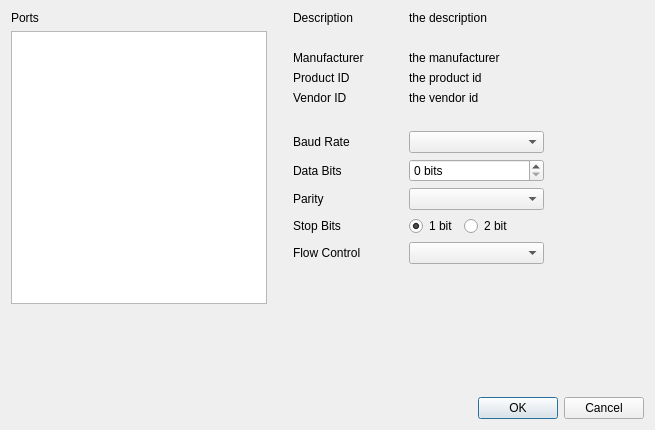
<?xml version="1.0" encoding="UTF-8"?>
<ui version="4.0">
 <class>DialogSerialLoggingPropertiesView</class>
 <widget class="QDialog" name="DialogSerialLoggingPropertiesView">
  <property name="geometry">
   <rect>
    <x>0</x>
    <y>0</y>
    <width>655</width>
    <height>430</height>
   </rect>
  </property>
  <property name="windowTitle">
   <string>Dialog</string>
  </property>
  <layout class="QVBoxLayout" name="verticalLayout_2">
   <item>
    <layout class="QHBoxLayout" name="horizontalLayout" stretch="0,0,1">
     <item>
      <layout class="QVBoxLayout" name="verticalLayout">
       <property name="sizeConstraint">
        <enum>QLayout::SizeConstraint::SetDefaultConstraint</enum>
       </property>
       <item>
        <widget class="QLabel" name="label">
         <property name="text">
          <string>Ports</string>
         </property>
        </widget>
       </item>
       <item>
        <widget class="QListWidget" name="listWidget">
         <property name="sizePolicy">
          <sizepolicy hsizetype="Expanding" vsizetype="Expanding">
           <horstretch>0</horstretch>
           <verstretch>0</verstretch>
          </sizepolicy>
         </property>
         <property name="minimumSize">
          <size>
           <width>180</width>
           <height>0</height>
          </size>
         </property>
        </widget>
       </item>
      </layout>
     </item>
     <item>
      <spacer name="horizontalSpacer">
       <property name="orientation">
        <enum>Qt::Orientation::Horizontal</enum>
       </property>
       <property name="sizeType">
        <enum>QSizePolicy::Policy::Fixed</enum>
       </property>
       <property name="sizeHint" stdset="0">
        <size>
         <width>20</width>
         <height>20</height>
        </size>
       </property>
      </spacer>
     </item>
     <item>
      <layout class="QGridLayout" name="gridLayout" columnstretch="1,0">
       <property name="sizeConstraint">
        <enum>QLayout::SizeConstraint::SetDefaultConstraint</enum>
       </property>
       <item row="9" column="1">
        <widget class="QComboBox" name="parity">
         <property name="sizePolicy">
          <sizepolicy hsizetype="Fixed" vsizetype="Fixed">
           <horstretch>0</horstretch>
           <verstretch>0</verstretch>
          </sizepolicy>
         </property>
         <property name="minimumSize">
          <size>
           <width>135</width>
           <height>0</height>
          </size>
         </property>
        </widget>
       </item>
       <item row="0" column="0">
        <widget class="QLabel" name="label_2">
         <property name="text">
          <string>Description</string>
         </property>
        </widget>
       </item>
       <item row="8" column="0">
        <widget class="QLabel" name="label_9">
         <property name="text">
          <string>Data Bits</string>
         </property>
        </widget>
       </item>
       <item row="3" column="0">
        <widget class="QLabel" name="label_6">
         <property name="maximumSize">
          <size>
           <width>110</width>
           <height>16777215</height>
          </size>
         </property>
         <property name="text">
          <string>Manufacturer</string>
         </property>
        </widget>
       </item>
       <item row="4" column="0">
        <widget class="QLabel" name="label_4">
         <property name="maximumSize">
          <size>
           <width>110</width>
           <height>16777215</height>
          </size>
         </property>
         <property name="text">
          <string>Product ID</string>
         </property>
        </widget>
       </item>
       <item row="9" column="0">
        <widget class="QLabel" name="label_10">
         <property name="text">
          <string>Parity</string>
         </property>
        </widget>
       </item>
       <item row="5" column="1">
        <widget class="QLabel" name="label_vendor_id">
         <property name="text">
          <string>the vendor id</string>
         </property>
        </widget>
       </item>
       <item row="12" column="1">
        <spacer name="verticalSpacer_3">
         <property name="orientation">
          <enum>Qt::Orientation::Vertical</enum>
         </property>
         <property name="sizeType">
          <enum>QSizePolicy::Policy::Expanding</enum>
         </property>
         <property name="sizeHint" stdset="0">
          <size>
           <width>20</width>
           <height>40</height>
          </size>
         </property>
        </spacer>
       </item>
       <item row="4" column="1">
        <widget class="QLabel" name="label_product_id">
         <property name="text">
          <string>the product id</string>
         </property>
        </widget>
       </item>
       <item row="6" column="0">
        <spacer name="verticalSpacer_2">
         <property name="orientation">
          <enum>Qt::Orientation::Vertical</enum>
         </property>
         <property name="sizeType">
          <enum>QSizePolicy::Policy::Fixed</enum>
         </property>
         <property name="sizeHint" stdset="0">
          <size>
           <width>20</width>
           <height>20</height>
          </size>
         </property>
        </spacer>
       </item>
       <item row="3" column="1">
        <widget class="QLabel" name="label_manufacturer">
         <property name="minimumSize">
          <size>
           <width>200</width>
           <height>0</height>
          </size>
         </property>
         <property name="text">
          <string>the manufacturer</string>
         </property>
        </widget>
       </item>
       <item row="11" column="0">
        <widget class="QLabel" name="label_12">
         <property name="text">
          <string>Flow Control</string>
         </property>
        </widget>
       </item>
       <item row="2" column="0" colspan="2">
        <spacer name="verticalSpacer">
         <property name="orientation">
          <enum>Qt::Orientation::Vertical</enum>
         </property>
         <property name="sizeType">
          <enum>QSizePolicy::Policy::Fixed</enum>
         </property>
         <property name="sizeHint" stdset="0">
          <size>
           <width>300</width>
           <height>20</height>
          </size>
         </property>
        </spacer>
       </item>
       <item row="10" column="1">
        <layout class="QHBoxLayout" name="horizontalLayout_2" stretch="0,0,1">
         <item>
          <widget class="QRadioButton" name="radioButtonStopBits1">
           <property name="sizePolicy">
            <sizepolicy hsizetype="Fixed" vsizetype="Fixed">
             <horstretch>0</horstretch>
             <verstretch>0</verstretch>
            </sizepolicy>
           </property>
           <property name="text">
            <string>1 bit</string>
           </property>
           <property name="checked">
            <bool>true</bool>
           </property>
           <attribute name="buttonGroup">
            <string notr="true">stopBitsGroup</string>
           </attribute>
          </widget>
         </item>
         <item>
          <widget class="QRadioButton" name="radioButtonStopBits2">
           <property name="text">
            <string>2 bit</string>
           </property>
           <attribute name="buttonGroup">
            <string notr="true">stopBitsGroup</string>
           </attribute>
          </widget>
         </item>
         <item>
          <spacer name="horizontalSpacer_2">
           <property name="orientation">
            <enum>Qt::Orientation::Horizontal</enum>
           </property>
           <property name="sizeType">
            <enum>QSizePolicy::Policy::Preferred</enum>
           </property>
           <property name="sizeHint" stdset="0">
            <size>
             <width>40</width>
             <height>20</height>
            </size>
           </property>
          </spacer>
         </item>
        </layout>
       </item>
       <item row="7" column="0">
        <widget class="QLabel" name="label_8">
         <property name="text">
          <string>Baud Rate</string>
         </property>
        </widget>
       </item>
       <item row="0" column="1">
        <widget class="QLabel" name="label_desciption">
         <property name="text">
          <string>the description</string>
         </property>
        </widget>
       </item>
       <item row="11" column="1">
        <widget class="QComboBox" name="flowControl">
         <property name="sizePolicy">
          <sizepolicy hsizetype="Fixed" vsizetype="Fixed">
           <horstretch>0</horstretch>
           <verstretch>0</verstretch>
          </sizepolicy>
         </property>
         <property name="minimumSize">
          <size>
           <width>135</width>
           <height>0</height>
          </size>
         </property>
        </widget>
       </item>
       <item row="7" column="1">
        <widget class="QComboBox" name="baudRate">
         <property name="sizePolicy">
          <sizepolicy hsizetype="Fixed" vsizetype="Fixed">
           <horstretch>0</horstretch>
           <verstretch>0</verstretch>
          </sizepolicy>
         </property>
         <property name="minimumSize">
          <size>
           <width>135</width>
           <height>0</height>
          </size>
         </property>
        </widget>
       </item>
       <item row="5" column="0">
        <widget class="QLabel" name="label_5">
         <property name="maximumSize">
          <size>
           <width>110</width>
           <height>16777215</height>
          </size>
         </property>
         <property name="text">
          <string>Vendor ID</string>
         </property>
        </widget>
       </item>
       <item row="10" column="0">
        <widget class="QLabel" name="label_11">
         <property name="text">
          <string>Stop Bits</string>
         </property>
        </widget>
       </item>
       <item row="8" column="1">
        <widget class="QSpinBox" name="dataBits">
         <property name="sizePolicy">
          <sizepolicy hsizetype="Fixed" vsizetype="Fixed">
           <horstretch>0</horstretch>
           <verstretch>0</verstretch>
          </sizepolicy>
         </property>
         <property name="minimumSize">
          <size>
           <width>135</width>
           <height>0</height>
          </size>
         </property>
         <property name="suffix">
          <string> bits</string>
         </property>
        </widget>
       </item>
      </layout>
     </item>
    </layout>
   </item>
   <item>
    <spacer name="verticalSpacer_5">
     <property name="orientation">
      <enum>Qt::Orientation::Vertical</enum>
     </property>
     <property name="sizeHint" stdset="0">
      <size>
       <width>20</width>
       <height>40</height>
      </size>
     </property>
    </spacer>
   </item>
   <item>
    <widget class="QDialogButtonBox" name="buttonBox">
     <property name="orientation">
      <enum>Qt::Orientation::Horizontal</enum>
     </property>
     <property name="standardButtons">
      <set>QDialogButtonBox::StandardButton::Cancel|QDialogButtonBox::StandardButton::Ok</set>
     </property>
    </widget>
   </item>
  </layout>
 </widget>
 <tabstops>
  <tabstop>listWidget</tabstop>
  <tabstop>baudRate</tabstop>
  <tabstop>dataBits</tabstop>
  <tabstop>parity</tabstop>
  <tabstop>radioButtonStopBits1</tabstop>
  <tabstop>flowControl</tabstop>
 </tabstops>
 <resources/>
 <connections>
  <connection>
   <sender>buttonBox</sender>
   <signal>accepted()</signal>
   <receiver>DialogSerialLoggingPropertiesView</receiver>
   <slot>accept()</slot>
   <hints>
    <hint type="sourcelabel">
     <x>327</x>
     <y>408</y>
    </hint>
    <hint type="destinationlabel">
     <x>327</x>
     <y>214</y>
    </hint>
   </hints>
  </connection>
  <connection>
   <sender>buttonBox</sender>
   <signal>rejected()</signal>
   <receiver>DialogSerialLoggingPropertiesView</receiver>
   <slot>reject()</slot>
   <hints>
    <hint type="sourcelabel">
     <x>327</x>
     <y>408</y>
    </hint>
    <hint type="destinationlabel">
     <x>327</x>
     <y>214</y>
    </hint>
   </hints>
  </connection>
 </connections>
 <buttongroups>
  <buttongroup name="stopBitsGroup"/>
 </buttongroups>
</ui>
